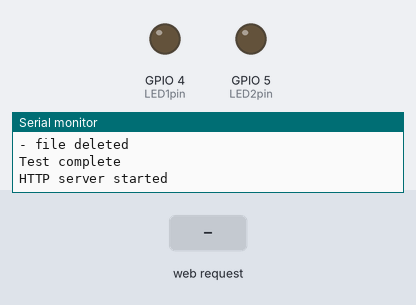
Simulated run of this program. Board: ESP32. Parts: output pins drawn as LEDs (lit = HIGH), the last lines printed to the serial monitor. The test bench sets the inputs (shaded band). Storage starts empty.

Above: at 3.8 s.
3.9 s: HTTP request GET /led1on received
At 4.8 s:
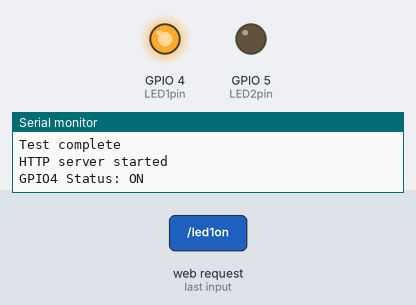
5.4 s: HTTP request GET /led2on received
At 6.0 s:
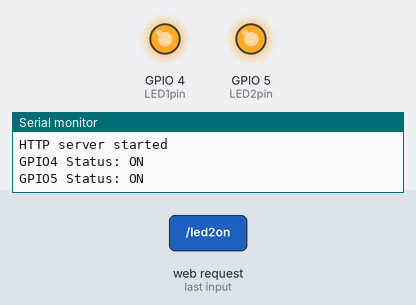
6.9 s: HTTP request GET /led1off received
At 8.1 s:
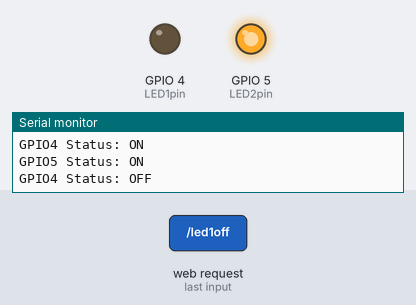
8.4 s: HTTP request GET /led2off received
At 9.5 s:
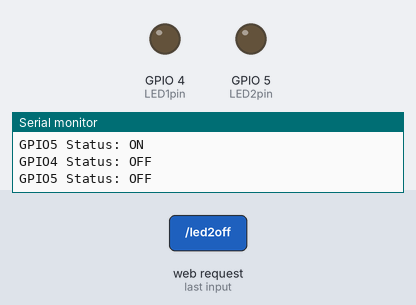
Timing chart, 0 to 10.9 s (numbered marks = the images above; inputs shaded):
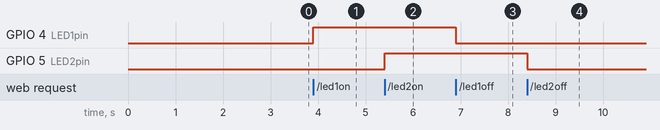

Measured:
- after the input at 3.9 s, GPIO 4 (LED1pin): LOW → HIGH at once
- after the input at 5.4 s, GPIO 5 (LED2pin): LOW → HIGH at once
- after the input at 6.9 s, GPIO 4 (LED1pin): HIGH → LOW at once
- after the input at 8.4 s, GPIO 5 (LED2pin): HIGH → LOW at once

The program:

main.cpp
```cpp
#include <WiFi.h>
#include <WebServer.h>

#include <Arduino.h>
#include "FS.h"
#include <LittleFS.h>

//  You only need to format LittleFS the first time you run a
//  test or else use the LITTLEFS plugin to create a partition
//  https://github.com/lorol/arduino-esp32littlefs-plugin

#define FORMAT_LITTLEFS_IF_FAILED true
void listDir(fs::FS &fs, const char * dirname, uint8_t levels);
void createDir(fs::FS &fs, const char * path);
void removeDir(fs::FS &fs, const char * path);
void readFile(fs::FS &fs, const char * path);
void writeFile(fs::FS &fs, const char * path, const char * message);
void renameFile(fs::FS &fs, const char * path1, const char * path2);
void appendFile(fs::FS &fs, const char * path, const char * message);
void testFileIO(fs::FS &fs, const char * path);
void deleteFile(fs::FS &fs, const char * path);

  void  handle_OnConnect();
  void  handle_led1on();
  void  handle_led1off();
  void  handle_led2on();
  void  handle_led2off();
  void  handle_NotFound();
  String SendHTML(uint8_t led1stat,uint8_t led2stat);
/* Put your SSID & Password */
const char* ssid = "ESP32";  // Enter SSID here
const char* password = "1234567890";  //Enter Password here

/* Put IP Address details */
IPAddress local_ip(192,168,1,1);
IPAddress gateway(192,168,1,1);
IPAddress subnet(255,255,255,0);

WebServer server(80);

uint8_t LED1pin = 4;
bool LED1status = LOW;

uint8_t LED2pin = 5;
bool LED2status = LOW;

void setup() {
  Serial.begin(115200);


    if(!LittleFS.begin(FORMAT_LITTLEFS_IF_FAILED)){
        Serial.println("LittleFS Mount Failed");
        return;
    }

    createDir(LittleFS, "/mydir"); // Create a mydir folder
    writeFile(LittleFS, "/mydir/hello1.txt", "Hello1"); // Create a hello1.txt file with the content "Hello1"
    listDir(LittleFS, "/", 1); // List the directories up to one level beginning at the root directory
    deleteFile(LittleFS, "/mydir/hello1.txt"); //delete the previously created file
    removeDir(LittleFS, "/mydir"); //delete the previously created folder
    listDir(LittleFS, "/", 1); // list all directories to make sure they were deleted

    writeFile(LittleFS, "/hello.txt", "Hello "); //Create and write a new file in the root directory
    appendFile(LittleFS, "/hello.txt", "World!\r\n"); //Append some text to the previous file
    readFile(LittleFS, "/hello.txt"); // Read the complete file
    renameFile(LittleFS, "/hello.txt", "/foo.txt"); //Rename the previous file
    readFile(LittleFS, "/foo.txt"); //Read the file with the new name
    deleteFile(LittleFS, "/foo.txt"); //Delete the file
    testFileIO(LittleFS, "/test.txt"); //Testin
    deleteFile(LittleFS, "/test.txt"); //Delete the file

    Serial.println( "Test complete" );

  pinMode(LED1pin, OUTPUT);
  pinMode(LED2pin, OUTPUT);

  WiFi.softAP(ssid, password);
  WiFi.softAPConfig(local_ip, gateway, subnet);
  delay(100);

  server.on("/", handle_OnConnect);
  server.on("/led1on", handle_led1on);
  server.on("/led1off", handle_led1off);
  server.on("/led2on", handle_led2on);
  server.on("/led2off", handle_led2off);
  server.onNotFound(handle_NotFound);

  server.begin();
  Serial.println("HTTP server started");
}
void loop() {
  server.handleClient();
  if(LED1status)
  {digitalWrite(LED1pin, HIGH);}
  else
  {digitalWrite(LED1pin, LOW);}

  if(LED2status)
  {digitalWrite(LED2pin, HIGH);}
  else
  {digitalWrite(LED2pin, LOW);}
}

void handle_OnConnect() {
  LED1status = LOW;
  LED2status = LOW;
  Serial.println("GPIO4 Status: OFF | GPIO5 Status: OFF");
  server.send(200, "text/html", SendHTML(LED1status,LED2status));
}

void handle_led1on() {
  LED1status = HIGH;
  Serial.println("GPIO4 Status: ON");
  server.send(200, "text/html", SendHTML(true,LED2status));
}

void handle_led1off() {
  LED1status = LOW;
  Serial.println("GPIO4 Status: OFF");
  server.send(200, "text/html", SendHTML(false,LED2status));
}

void handle_led2on() {
  LED2status = HIGH;
  Serial.println("GPIO5 Status: ON");
  server.send(200, "text/html", SendHTML(LED1status,true));
}

void handle_led2off() {
  LED2status = LOW;
  Serial.println("GPIO5 Status: OFF");
  server.send(200, "text/html", SendHTML(LED1status,false));
}

void handle_NotFound(){
  server.send(404, "text/plain", "Not found");
}

String SendHTML(uint8_t led1stat,uint8_t led2stat){
  String ptr = "<!DOCTYPE html> <html>\n";
  ptr +="<head><meta name=\"viewport\" content=\"width=device-width, initial-scale=1.0, user-scalable=no\">\n";
  ptr +="<title>LED Control</title>\n";
  ptr +="<style>html { font-family: Helvetica; display: inline-block; margin: 0px auto; text-align: center;}\n";
  ptr +="body{margin-top: 50px;} h1 {color: #444444;margin: 50px auto 30px;} h3 {color: #444444;margin-bottom: 50px;}\n";
  ptr +=".button {display: block;width: 80px;background-color: #3498db;border: none;color: white;padding: 13px 30px;text-decoration: none;font-size: 25px;margin: 0px auto 35px;cursor: pointer;border-radius: 4px;}\n";
  ptr +=".button-on {background-color: #3498db;}\n";
  ptr +=".button-on:active {background-color: #2980b9;}\n";
  ptr +=".button-off {background-color: #34495e;}\n";
  ptr +=".button-off:active {background-color: #2c3e50;}\n";
  ptr +="p {font-size: 14px;color: #888;margin-bottom: 10px;}\n";
  ptr +="</style>\n";
  ptr +="</head>\n";
  ptr +="<body>\n";
  ptr +="<h1>ESP32 Web Server</h1>\n";
  ptr +="<h3>Using Access Point(AP) Mode</h3>\n";

   if(led1stat)
  {ptr +="<p>LED1 Status: ON</p><a class=\"button button-off\" href=\"/led1off\">OFF</a>\n";}
  else
  {ptr +="<p>LED1 Status: OFF</p><a class=\"button button-on\" href=\"/led1on\">ON</a>\n";}

  if(led2stat)
  {ptr +="<p>LED2 Status: ON</p><a class=\"button button-off\" href=\"/led2off\">OFF</a>\n";}
  else
  {ptr +="<p>LED2 Status: OFF</p><a class=\"button button-on\" href=\"/led2on\">ON</a>\n";}

  ptr +="</body>\n";
  ptr +="</html>\n";
  return ptr;
}


void listDir(fs::FS &fs, const char * dirname, uint8_t levels){
    Serial.printf("Listing directory: %s\r\n", dirname);

    File root = fs.open(dirname);
    if(!root){
        Serial.println("- failed to open directory");
        return;
    }
    if(!root.isDirectory()){
        Serial.println(" - not a directory");
        return;
    }

    File file = root.openNextFile();
    while(file){
        if(file.isDirectory()){
            Serial.print("  DIR : ");
            Serial.println(file.name());
            if(levels){
                listDir(fs, file.path(), levels -1);
            }
        } else {
            Serial.print("  FILE: ");
            Serial.print(file.name());
            Serial.print("\tSIZE: ");
            Serial.println(file.size());
        }
        file = root.openNextFile();
    }
}

void createDir(fs::FS &fs, const char * path){
    Serial.printf("Creating Dir: %s\n", path);
    if(fs.mkdir(path)){
        Serial.println("Dir created");
    } else {
        Serial.println("mkdir failed");
    }
}

void removeDir(fs::FS &fs, const char * path){
    Serial.printf("Removing Dir: %s\n", path);
    if(fs.rmdir(path)){
        Serial.println("Dir removed");
    } else {
        Serial.println("rmdir failed");
    }
}

void readFile(fs::FS &fs, const char * path){
    Serial.printf("Reading file: %s\r\n", path);

    File file = fs.open(path);
    if(!file || file.isDirectory()){
        Serial.println("- failed to open file for reading");
        return;
    }

    Serial.println("- read from file:");
    while(file.available()){
        Serial.write(file.read());
    }
    file.close();
}

void writeFile(fs::FS &fs, const char * path, const char * message){
    Serial.printf("Writing file: %s\r\n", path);

    File file = fs.open(path, FILE_WRITE);
    if(!file){
        Serial.println("- failed to open file for writing");
        return;
    }
    if(file.print(message)){
        Serial.println("- file written");
    } else {
        Serial.println("- write failed");
    }
    file.close();
}

void appendFile(fs::FS &fs, const char * path, const char * message){
    Serial.printf("Appending to file: %s\r\n", path);

    File file = fs.open(path, FILE_APPEND);
    if(!file){
        Serial.println("- failed to open file for appending");
        return;
    }
    if(file.print(message)){
        Serial.println("- message appended");
    } else {
        Serial.println("- append failed");
    }
    file.close();
}

void renameFile(fs::FS &fs, const char * path1, const char * path2){
    Serial.printf("Renaming file %s to %s\r\n", path1, path2);
    if (fs.rename(path1, path2)) {
        Serial.println("- file renamed");
    } else {
        Serial.println("- rename failed");
    }
}

void deleteFile(fs::FS &fs, const char * path){
    Serial.printf("Deleting file: %s\r\n", path);
    if(fs.remove(path)){
        Serial.println("- file deleted");
    } else {
        Serial.println("- delete failed");
    }
}

void testFileIO(fs::FS &fs, const char * path){
    Serial.printf("Testing file I/O with %s\r\n", path);

    static uint8_t buf[512];
    size_t len = 0;
    File file = fs.open(path, FILE_WRITE);
    if(!file){
        Serial.println("- failed to open file for writing");
        return;
    }

    size_t i;
    Serial.print("- writing" );
    uint32_t start = millis();
    for(i=0; i<2048; i++){
        if ((i & 0x001F) == 0x001F){
          Serial.print(".");
        }
        file.write(buf, 512);
    }
    Serial.println("");
    uint32_t end = millis() - start;
    Serial.printf(" - %u bytes written in %u ms\r\n", 2048 * 512, end);
    file.close();

    file = fs.open(path);
    start = millis();
    end = start;
    i = 0;
    if(file && !file.isDirectory()){
        len = file.size();
        size_t flen = len;
        start = millis();
        Serial.print("- reading" );
        while(len){
            size_t toRead = len;
            if(toRead > 512){
                toRead = 512;
            }
            file.read(buf, toRead);
            if ((i++ & 0x001F) == 0x001F){
              Serial.print(".");
            }
            len -= toRead;
        }
        Serial.println("");
        end = millis() - start;
        Serial.printf("- %u bytes read in %u ms\r\n", flen, end);
        file.close();
    } else {
        Serial.println("- failed to open file for reading");
    }
}
```
